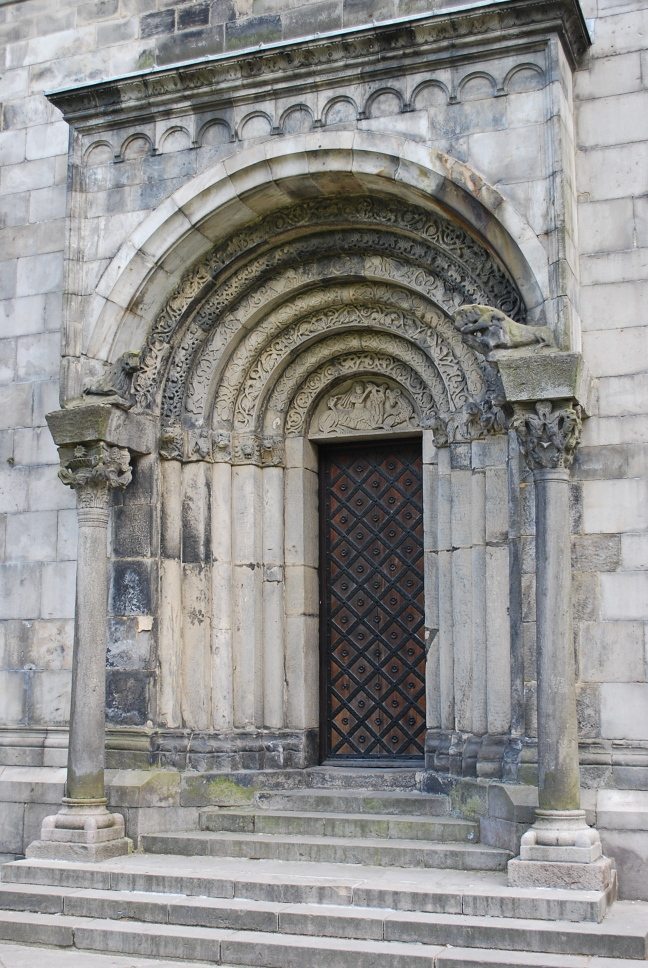
#> input picture S2/Vision/TP8/images/img1.JPG, 1296 x 1936 px, found by its file name (shown at 1/2 size)
$ jupyter execute code.ipynb
#> lines starting #> are read from the running program, lines starting #| are printed output that depends on the picture
[cell 1]
import cv2
import numpy as np
import matplotlib.pyplot as plt
from numpy.linalg import svd

[cell 2]
img1= cv2.imread("images/img1.jpg")
#> img1 is the input picture: shape (1936, 1296, 3); mean B, G, R 142, 143.3, 143.7
img2= cv2.imread("images/img2.jpg")
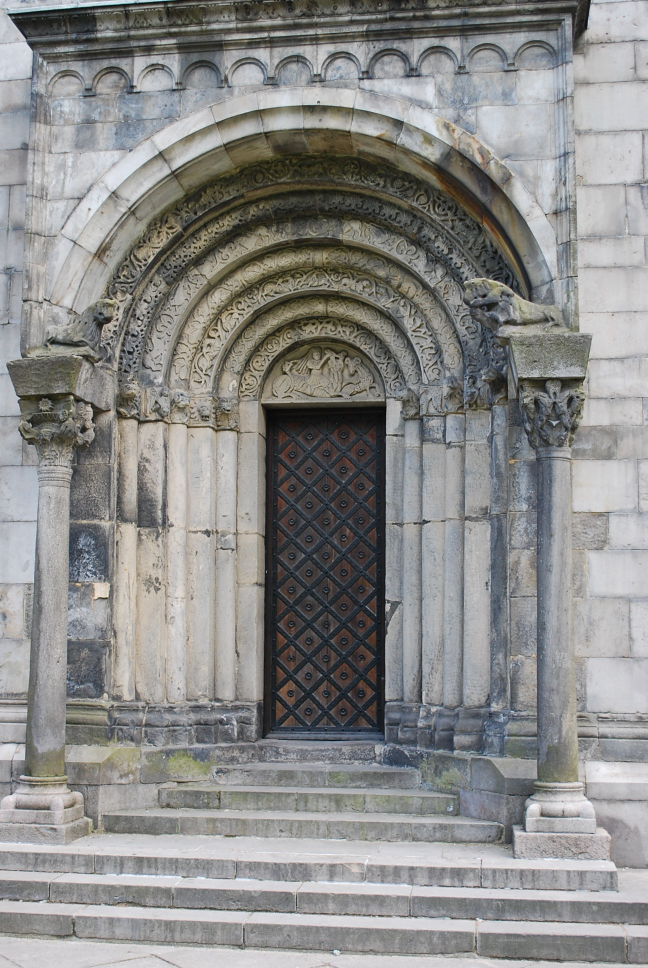
#> input picture S2/Vision/TP8/images/img2.JPG, 1296 x 1936 px, found by its file name (shown at 1/2 size)
#> img2 is the input picture: shape (1936, 1296, 3); mean B, G, R 137.1, 138.6, 138.8
img3= cv2.imread("images/img3.jpg")
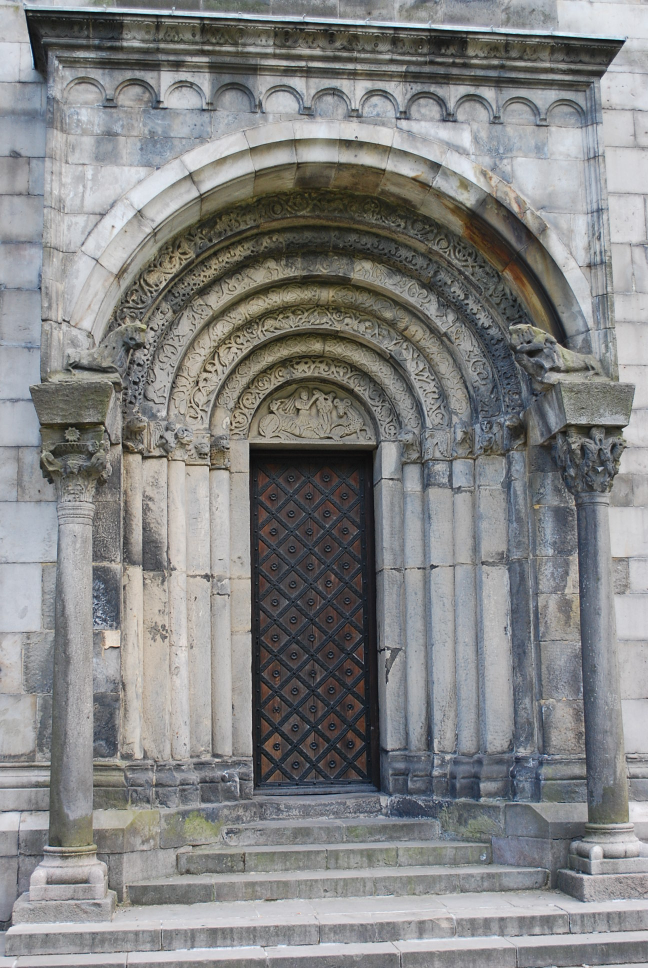
#> input picture S2/Vision/TP8/images/img3.JPG, 1296 x 1936 px, found by its file name (shown at 1/2 size)
#> img3 is the input picture: shape (1936, 1296, 3); mean B, G, R 132.3, 132.4, 131.9
img4= cv2.imread("images/img4.jpg")
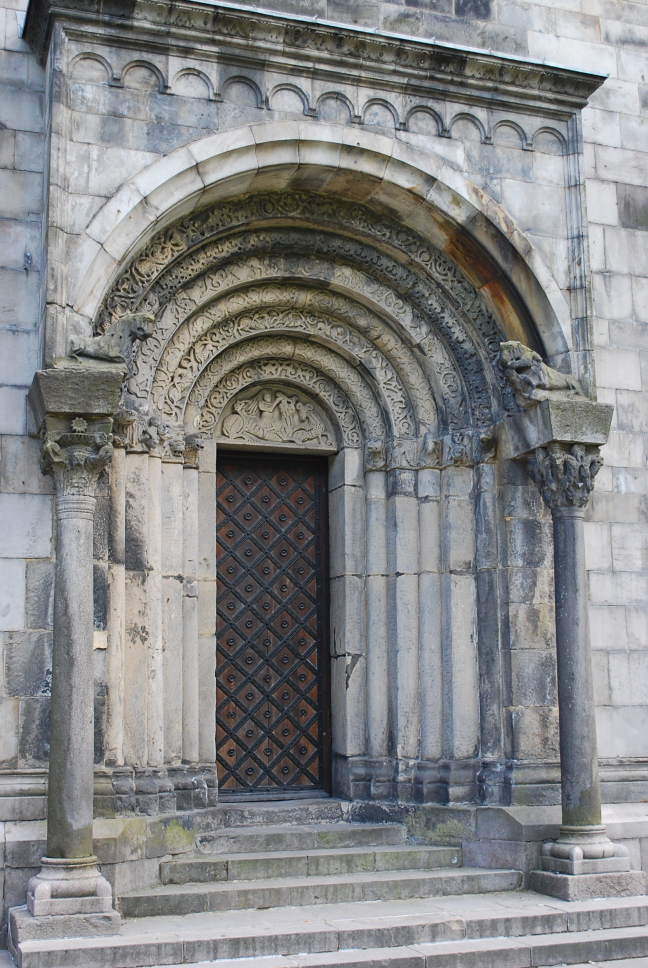
#> input picture S2/Vision/TP8/images/img4.JPG, 1296 x 1936 px, found by its file name (shown at 1/2 size)
#> img4 is the input picture: shape (1936, 1296, 3); mean B, G, R 134.2, 133.4, 132.3
img1 = cv2.resize(img1,(1240,800))
#> img1: shape (800, 1240, 3)
img2 = cv2.resize(img2,(1240,800))
#> img2: shape (800, 1240, 3)
img3 = cv2.resize(img3,(1240,800))
#> img3: shape (800, 1240, 3)
img4 = cv2.resize(img4,(1240,800))
#> img4: shape (800, 1240, 3)

img1=  cv2.cvtColor(img1,cv2.COLOR_BGR2GRAY)
#> img1: shape (800, 1240)
img2=  cv2.cvtColor(img2,cv2.COLOR_BGR2GRAY)
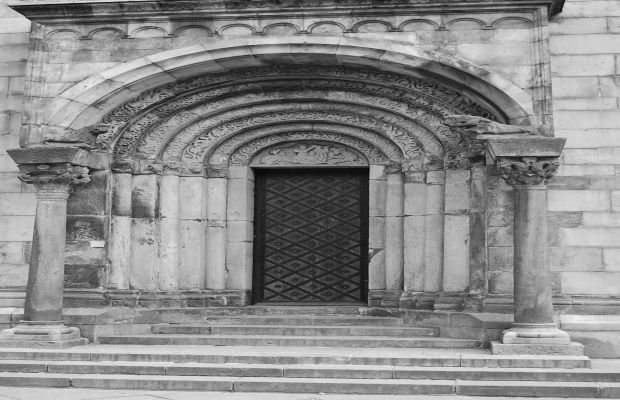
#> img2: shape (800, 1240) (shown at 1/2 size); min 3, max 251, mean 138.3
img3=  cv2.cvtColor(img3,cv2.COLOR_BGR2GRAY)
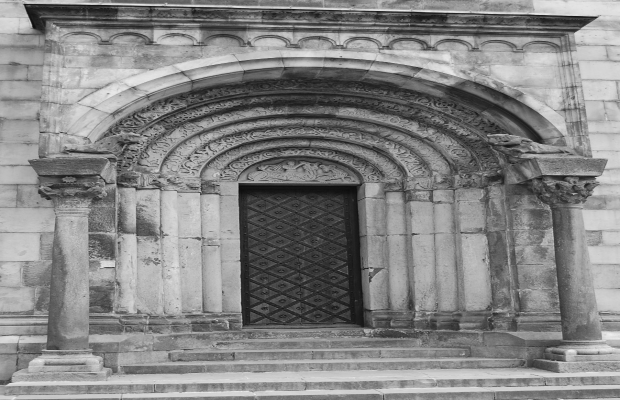
#> img3: shape (800, 1240) (shown at 1/2 size); min 6, max 248, mean 132.1
img4=  cv2.cvtColor(img4,cv2.COLOR_BGR2GRAY)
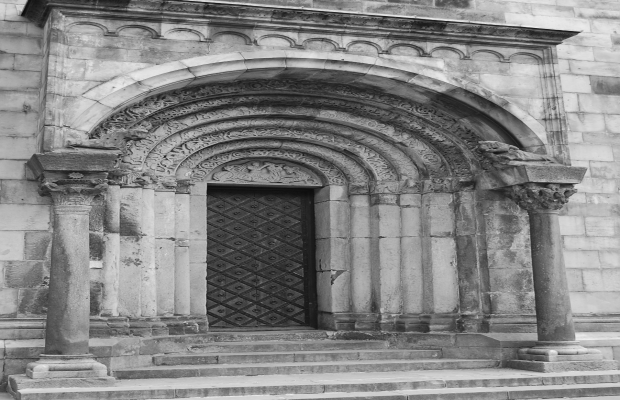
#> img4: shape (800, 1240) (shown at 1/2 size); min 7, max 248, mean 133

[cell 3]
sift = cv2.SIFT_create()

# fidnding keypoints

kp_img1, des_img1 = sift.detectAndCompute(img1,None)
#> kp_img1 = 7261 keypoints; strongest (x, y, size): (1131, 683, 1.8), (252, 387, 1.8), (339, 302, 2.1), (503, 38, 4)
kp_img2, des_img2 = sift.detectAndCompute(img2,None)
#> kp_img2 = 7449 keypoints; strongest (x, y, size): (19, 12, 2.4), (224, 264, 2), (41, 18, 13.8), (265, 263, 2.4)
kp_img3, des_img3 = sift.detectAndCompute(img3,None)
#> kp_img3 = 7420 keypoints; strongest (x, y, size): (1192, 35, 3.4), (1164, 42, 18.6), (442, 350, 2.6), (272, 311, 2)
kp_img4, des_img4 = sift.detectAndCompute(img4,None)
#> kp_img4 = 7397 keypoints; strongest (x, y, size): (1155, 65, 3.9), (330, 313, 3.1), (331, 332, 2.5), (1110, 401, 2.5)
# [10 lines of commented-out code are left out]

match = cv2.BFMatcher()
matches = match.knnMatch(des_img1,des_img2,k=2)
#> matches = 7261 matches
matches1 = match.knnMatch(des_img2,des_img3,k=2)
#> matches1 = 7449 matches
matches2= match.knnMatch(des_img3,des_img4,k=2)
#> matches2 = 7420 matches

good = []
for m,n in matches:
    if m.distance < 0.85*n.distance:
        good.append(m)
#> after the loop, good = 2961 matches

draw_params = dict(matchColor=(0,255,0),

                       flags=2)

good1 = []
for m,n in matches1:
    if m.distance < 0.85*n.distance:
        good1.append(m)
#> after the loop, good1 = 2616 matches

draw_params1 = dict(matchColor=(0,255,0),

                       flags=2)

good2 = []
for m,n in matches2:
    if m.distance < 0.85*n.distance:
        good2.append(m)
#> after the loop, good2 = 3136 matches

draw_params2 = dict(matchColor=(0,255,0),

                       flags=2)

img00 = cv2.drawMatches(img1,kp_img1,img2,kp_img2,good,None,**draw_params)
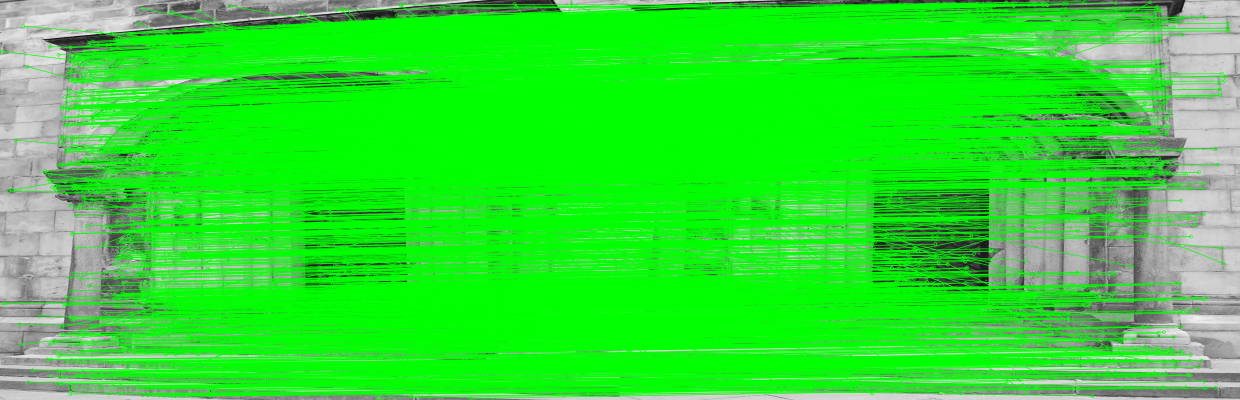
#> img00: shape (800, 2480, 3) (shown at 1/2 size); mean of channels 0, 1, 2 50, 221.6, 50; drawn as B, G, R


plt.imshow(img00), plt.show()

[cell 4]
img01 = cv2.drawMatches(img2,kp_img2,img3,kp_img3,good1,None,**draw_params1)
img02 = cv2.drawMatches(img3,kp_img3,img4,kp_img4,good2,None,**draw_params2)
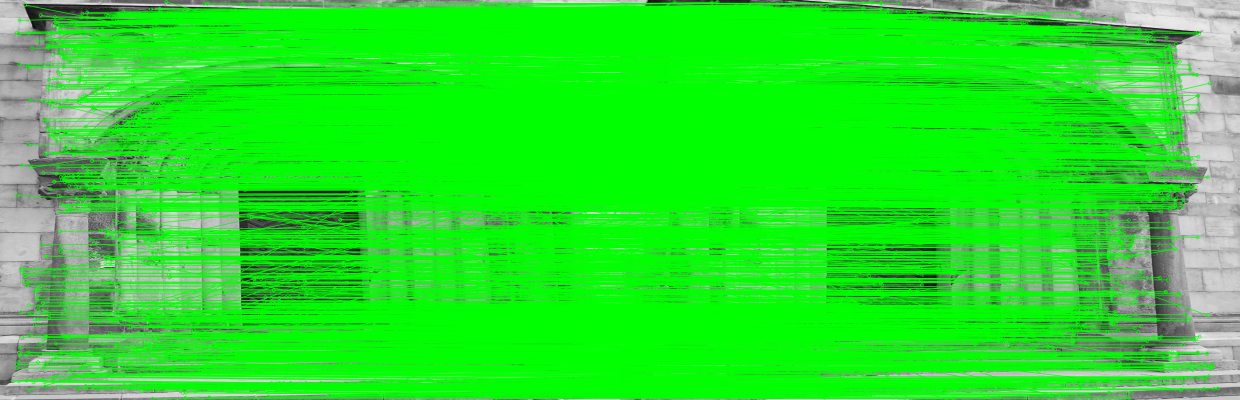
#> img02: shape (800, 2480, 3) (shown at 1/2 size); mean of channels 0, 1, 2 41.6, 224.1, 41.6; drawn as B, G, R

[cell 5]
plt.imshow(img01), plt.show()
plt.imshow(img02), plt.show()

[cell 6]
def shift_to_barycenter(kp):
    x = [p.pt[0] for p in kp]
#> x = 7261 values from 2.51 to 1233.8
    y = [p.pt[1] for p in kp]
#> y = 7261 values, max 797.1 at index 5202, min 2.44 at index 696, mean 380.6
    x_mean = np.mean(x)
#> x_mean = 601.9
    y_mean = np.mean(y)
#> y_mean = 380.6
    return np.array([(p.pt[0]-x_mean, p.pt[1]-y_mean) for p in kp])

[cell 7]
W1 = shift_to_barycenter(kp_img1)
#> W1 = 7261 pairs, first value -599.4 to 631.9, second value -378.2 to 416.5
W2 = shift_to_barycenter(kp_img2)
#> W2 = 7449 pairs, first value -574.8 to 656.4, second value -366.3 to 428.4

[cell 8]
kp_img1
#> Out has the same summary as kp_img1

[cell 9]
W1
#> Out has the same summary as W1

[cell 10]
def build_J(W):
    N = W.shape[0]
#> N = 7261
    return np.hstack((W, np.zeros((N, 6))))

J = build_J(W1)

u, s, vh = svd(J)
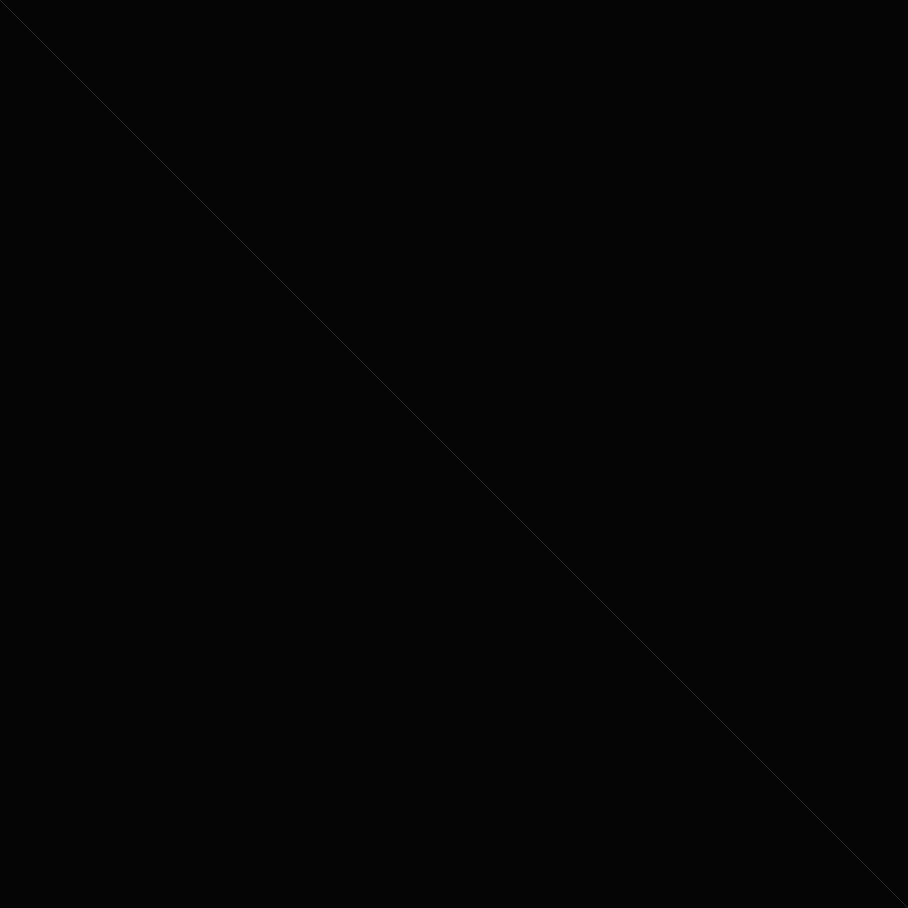
#> u: shape (7261, 7261) float64 (shown at 1/8 size); min -0.0229, max 1, mean 0.000138; drawn with min black and max white
#> s = [26437.7, 18588.8, 0, 0, 0, 0, 0, 0]
V = vh.T
p = V[:, -1]
#> p = [0, 0, 1, 0, 0, 0, 0, 0]
